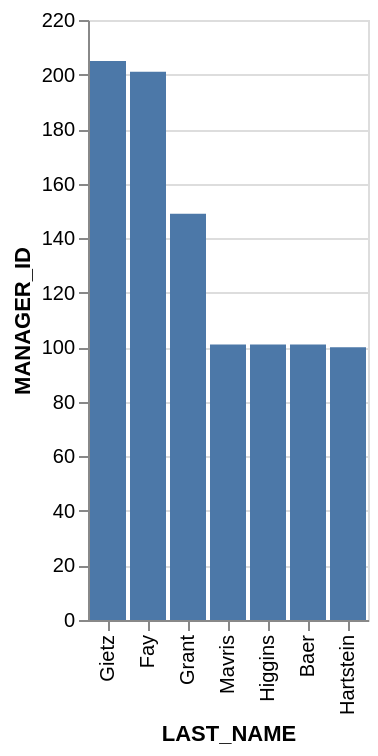

This figure's Vega-Lite source:
### Vega-Lite specification from a JSON file in a GitHub repository (floating-point values rounded to 4 significant figures)
{"data": {"values": [{"x_data": "Gietz", "y_data": 205}, {"x_data": "Fay", "y_data": 201}, {"x_data": "Grant", "y_data": 149}, {"x_data": "Mavris", "y_data": 101}, {"x_data": "Higgins", "y_data": 101}, {"x_data": "Baer", "y_data": 101}, {"x_data": "Hartstein", "y_data": 100}]}, "mark": "bar", "encoding": {"x": {"field": "x_data", "type": "nominal", "title": "LAST_NAME", "sort": {"op": "sum", "field": "y_data", "order": "descending"}}, "y": {"field": "y_data", "type": "quantitative", "title": "MANAGER_ID"}}}
